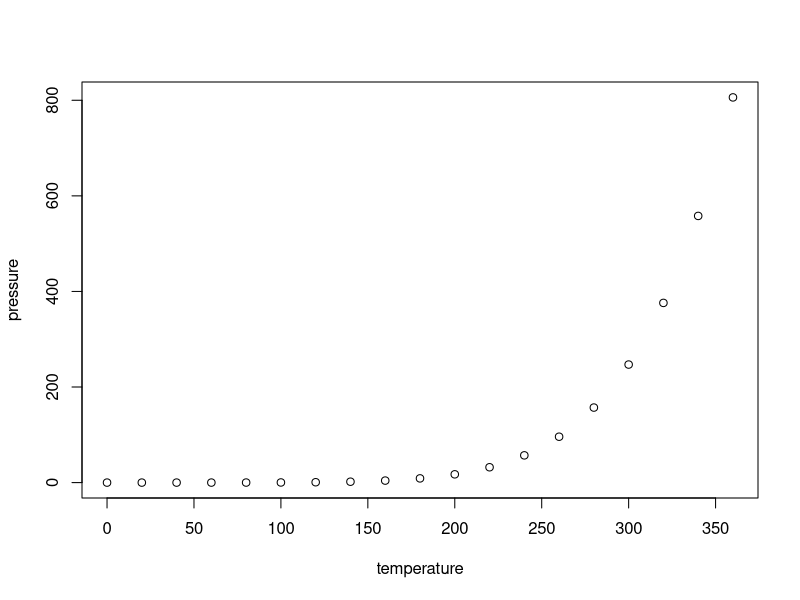
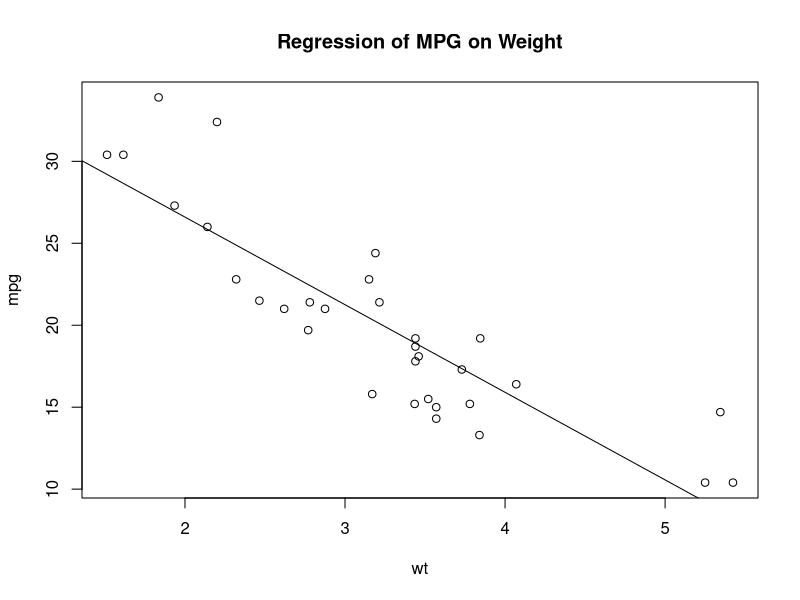

Reproduce these figures in R, in order.
## ---- chunk 1
knitr::opts_chunk$set(echo = TRUE, cache=TRUE)
## ---- chunk 2
summary(cars)
## ---- chunk 3
1+2
## ---- chunk 4
1+2
## ---- chunk 5
library(knitr)
x <- rnorm(100)
y <- 2 * x + rnorm(100)
coeficients <- summary(lm(y~x))$coef
kable(coeficients, digits = 2)
## ---- chunk 6
plot(pressure)
## ---- chunk 7
attach(mtcars)
plot(wt, mpg)
abline(lm(mpg~wt))
title("Regression of MPG on Weight")
